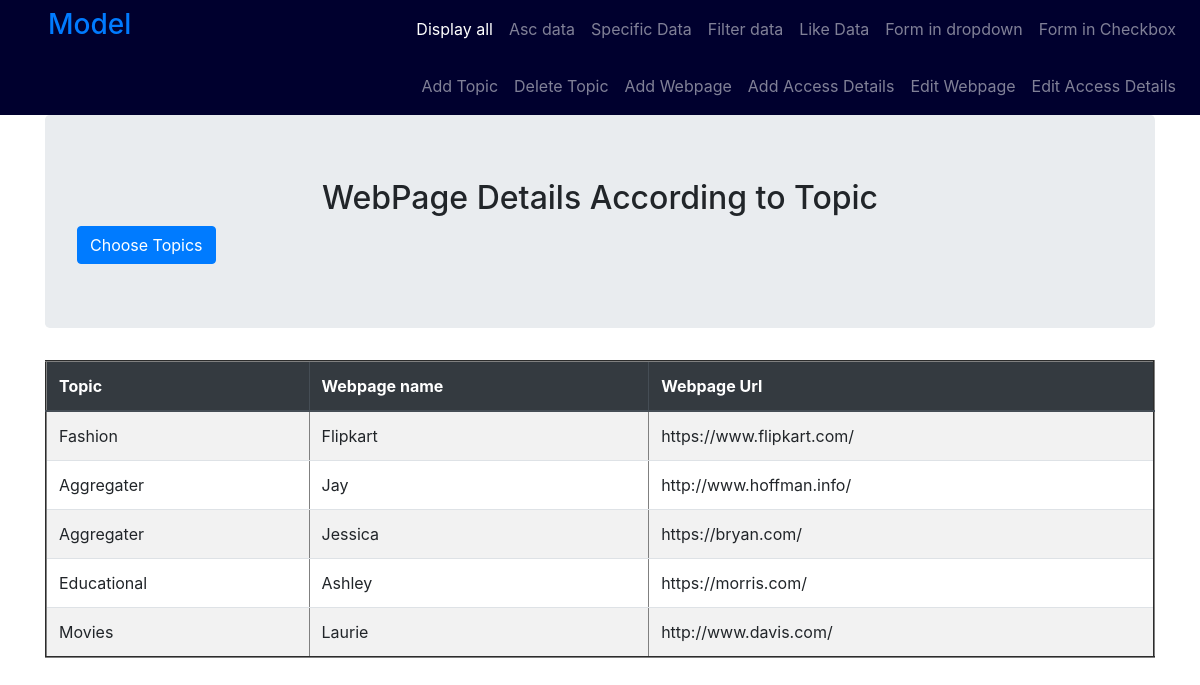
/web-details/, run on the app's committed database.
### myapp/models.py (models this page shows, shortened)
class Webpage(models.Model):
    top_name = models.ForeignKey(Topic, on_delete=models.CASCADE)
    name = models.CharField(max_length=50, primary_key=True)
    url = models.URLField(unique=True)

class Topic(models.Model):
    top_name = models.CharField(max_length=120, primary_key=True)
    def __str__(self):
        return self.top_name

### myapp/views.py (the view)
# urls.py: path('web-details/',views.web_details, name='web_details'),
def web_details(request):
    webpages = Webpage.objects.all()
    return render(request, "webpage_details.html", context={"webpages":webpages})

### myapp/templates/webpage_details.html (shortened to what this page needs)
{% extends "index.html" %}
{% block body_block %}
<div class="container">
    <div class="jumbotron">
    <h2 align="center">
        WebPage Details According to Topic <br>
    </h2>
    <a class="btn btn-primary" href="{% url 'myapp:topic_form' %}">Choose Topics</a>
    </div>
    {% if webpages %}
    <table class="table table-striped" border="2pt">
        <thead class="thead-dark">
        <tr>
            <th>Topic</th>
            <th>Webpage name</th>
            <th>Webpage Url</th>
        </tr>
    </thead>
        {% for webpage in webpages %}
        <tr>
            <td>{{webpage.top_name}}</td>
            <td>{{webpage.name}}</td>
            <td>{{webpage.url}}</td>
        </tr>
        {% endfor %}
    </table>
    {% else %}
      <h1>Data not found</h1>
    {% endif %}
</div>
<br>
<br>
{% endblock body_block %}

### myapp/templates/index.html (shortened to what this page needs)
<!DOCTYPE html>
<html lang="en">
<head>
    <link rel="stylesheet" href="https://stackpath.bootstrapcdn.com/bootstrap/4.4.1/css/bootstrap.min.css">
</head>
<body>
    <nav class="navbar navbar-expand-lg navbar-dark" style="background-color: #00002E;">
        <a class="navbar-brand" href="#">
          <h3> <a href="{% url 'myapp:index' %}">Model </a></h3>
        </a>
        <div class="collapse navbar-collapse" id="navbarNavAltMarkup">
          <div class="navbar-nav ml-auto">
              <li><a class="nav-link active" href="{% url 'myapp:display' %}">Display all</a></li>
              <li><a class="nav-link" href="{% url 'myapp:display_asc' %}">Asc data</a></li>
              <li><a class="nav-link" href="{% url 'myapp:display_specific' %}">Specific Data</a></li>
              <li><a class="nav-link" href="{% url 'myapp:filter_data' %}">Filter data</a></li>
              <li><a class="nav-link" href="{% url 'myapp:like_data' %}">Like Data</a></li>
              <li><a class="nav-link" href="{% url 'myapp:topic_form' %}">Form in dropdown</a></li>
              <li><a class="nav-link" href="{% url 'myapp:topic_form2' %}">Form in Checkbox</a></li>
          </div>
        </div>
      </nav>
      <nav class="navbar navbar-expand-lg navbar-dark" style="background-color: #00002E;">
        <a class="navbar-brand" href="#">
          <h3> <a href="{% url 'myapp:index' %}"> </a></h3>
        </a>
        <div class="collapse navbar-collapse" id="navbarNavAltMarkup">
          <div class="navbar-nav ml-auto">
              <li><a class="nav-link" href="{% url 'myapp:create_topic' %}">Add Topic</a></li>
              <li><a class="nav-link" href="{% url 'myapp:delete_topic' %}">Delete Topic</a></li>
              <li><a class="nav-link" href="{% url 'myapp:create_webpage' %}">Add Webpage</a></li>
              <li><a class="nav-link" href="{% url 'myapp:create_access_details' %}">Add Access Details</a></li>
              <li><a class="nav-link" href="{% url 'myapp:select_webpage' %}">Edit Webpage</a></li>
              <li><a class="nav-link" href="#">Edit Access Details</a></li>
          </div>
        </div>
      </nav>
    {% block body_block %}{% endblock body_block %}
</body>
</html>

### data on the page
Webpage: top_name "Fashion", name "Flipkart", url "https://www.flipkart.com/"
Webpage: top_name "Aggregater", name "Jay", url "http://www.hoffman.info/"
Webpage: top_name "Aggregater", name "Jessica", url "https://bryan.com/"
Webpage: top_name "Educational", name "Ashley", url "https://morris.com/"
Webpage: top_name "Movies", name "Laurie", url "http://www.davis.com/"
